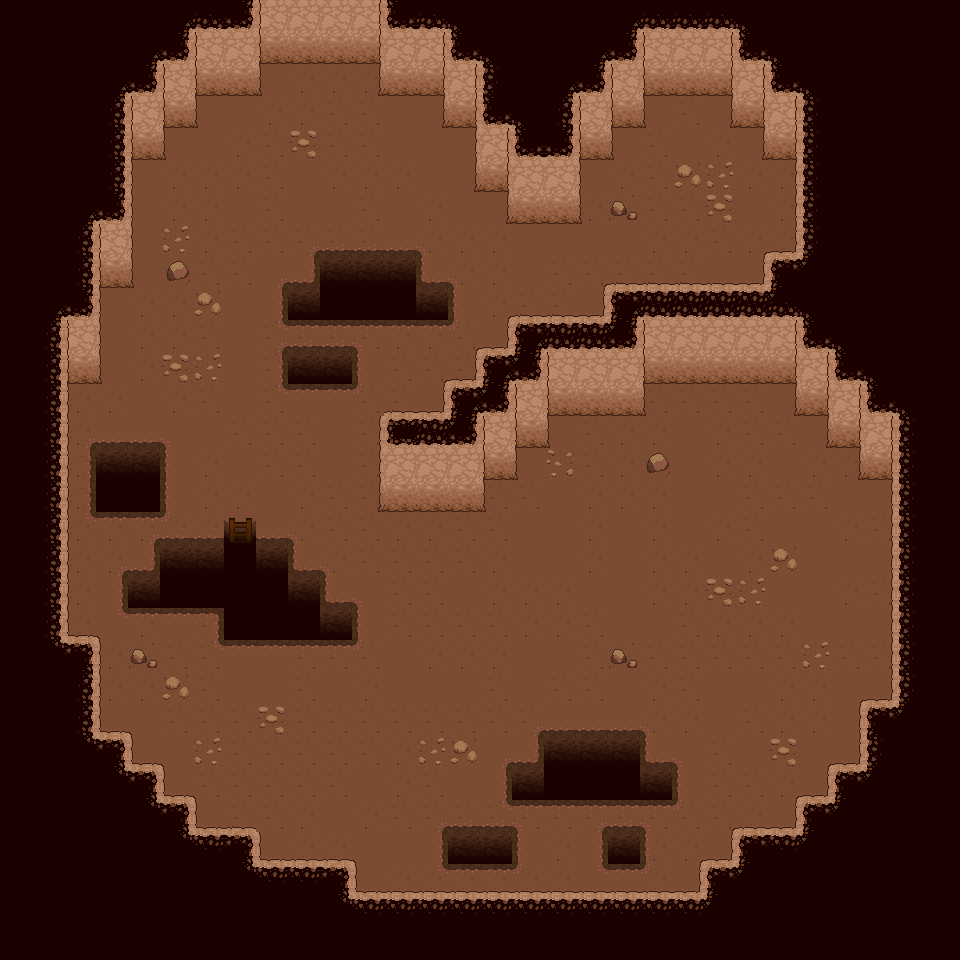

Rendered tile map (Tiled .tmx) drawn with the repository's tilesets; below, a short description and the map source with its tile grids summarised:
An orthogonal 30x30 tile map with 32x32 px tiles, 7 tile layers (black, dirt, walls, edges, ...), 1 hidden layer not drawn, 2 tilesets and 16 objects (7x rock, 6x slime, treasure_chest, robot_spawn, cave_choice).

<map version="1.10" tiledversion="1.11.2" orientation="orthogonal" renderorder="right-down" width="30" height="30" tilewidth="32" tileheight="32" infinite="0" nextlayerid="12" nextobjectid="23">
 <tileset firstgid="1" source="cave_tiles_1.3.tsx" />
 <tileset firstgid="26" source="ladder.tsx" />
 <layer id="1" name="black" width="30" height="30">
  <data>[900 cells, 900 non-empty, 1 distinct tile ids]</data>
 </layer>
 <layer id="2" name="dirt" width="30" height="30">
  <data>[900 cells, 475 non-empty, 9 distinct tile ids]</data>
 </layer>
 <layer id="3" name="walls" width="30" height="30">
  <data>[900 cells, 78 non-empty, 2 distinct tile ids]</data>
 </layer>
 <layer id="4" name="edges" width="30" height="30">
  <data>[900 cells, 151 non-empty, 4 distinct tile ids]</data>
 </layer>
 <layer id="5" name="boundary edges" width="30" height="30">
  <data>[900 cells, 242 non-empty, 8 distinct tile ids]</data>
 </layer>
 <layer id="6" name="boundary corners/touch-ups" width="30" height="30">
  <data>[900 cells, 30 non-empty, 5 distinct tile ids]</data>
 </layer>
 <layer id="7" name="ladder" width="30" height="30">
  <data>[900 cells, 2 non-empty, 2 distinct tile ids]</data>
 </layer>
 <layer id="8" name="Collision" width="30" height="30" visible="0">
  <data>[900 cells, 443 non-empty, 1 distinct tile ids]</data>
 </layer>
 <objectgroup id="9" name="Spawns">
  <object id="2" name="rock" x="480" y="512" width="384" height="96">
   <properties>
    <property name="accepted_types" value="brown_rock grey_rock bomb_rock" />
    <property name="spawn_chance" type="float" value="0.6" />
   </properties>
  </object>
  <object id="4" name="rock" x="672" y="640" width="160" height="96">
   <properties>
    <property name="accepted_types" value="brown_rock grey_rock" />
    <property name="spawn_chance" type="float" value="0.6" />
   </properties>
  </object>
  <object id="5" name="rock" x="288" y="640" width="224" height="96">
   <properties>
    <property name="accepted_types" value="brown_rock grey_rock" />
    <property name="spawn_chance" type="float" value="0.6" />
   </properties>
  </object>
  <object id="6" name="rock" x="160.917" y="415.75" width="190" height="96">
   <properties>
    <property name="accepted_types" value="brown_rock grey_rock" />
    <property name="spawn_chance" type="float" value="0.6" />
   </properties>
  </object>
  <object id="7" name="rock" x="192" y="160" width="256" height="96">
   <properties>
    <property name="accepted_types" value="brown_rock grey_rock bomb_rock" />
    <property name="spawn_chance" type="float" value="0.6" />
   </properties>
  </object>
  <object id="8" name="rock" x="448" y="224" width="160" height="96">
   <properties>
    <property name="accepted_types" value="brown_rock grey_rock" />
    <property name="spawn_chance" type="float" value="0.6" />
   </properties>
  </object>
  <object id="9" name="rock" x="258" y="768" width="160" height="96">
   <properties>
    <property name="accepted_types" value="brown_rock grey_rock" />
    <property name="spawn_chance" type="float" value="0.6" />
   </properties>
  </object>
  <object id="10" name="treasure_chest" x="672.182" y="191.909" width="32" height="32">
   <properties>
    <property name="accepted_types" value="treasure_chest" />
    <property name="spawn_chance" type="float" value="1" />
   </properties>
  </object>
  <object id="11" name="slime" x="192" y="672" width="32" height="32">
   <properties>
    <property name="accepted_types" value="slime" />
    <property name="count" type="int" value="1" />
    <property name="spawn_chance" type="float" value="0.5" />
   </properties>
  </object>
  <object id="12" name="slime" x="384" y="544" width="32" height="32">
   <properties>
    <property name="accepted_types" value="slime" />
    <property name="count" type="int" value="1" />
    <property name="spawn_chance" type="float" value="1" />
   </properties>
  </object>
  <object id="13" name="slime" x="576" y="672" width="32" height="32">
   <properties>
    <property name="accepted_types" value="slime" />
    <property name="count" type="int" value="1" />
    <property name="spawn_chance" type="float" value="0.5" />
   </properties>
  </object>
  <object id="14" name="slime" x="160" y="320" width="32" height="32">
   <properties>
    <property name="accepted_types" value="slime" />
    <property name="count" type="int" value="1" />
    <property name="spawn_chance" type="float" value="1" />
   </properties>
  </object>
  <object id="15" name="slime" x="384" y="352" width="32" height="32">
   <properties>
    <property name="accepted_types" value="slime" />
    <property name="count" type="int" value="5" />
    <property name="spawn_chance" type="float" value="1" />
   </properties>
  </object>
  <object id="16" name="slime" x="320" y="96" width="32" height="32">
   <properties>
    <property name="accepted_types" value="slime" />
    <property name="count" type="int" value="5" />
    <property name="spawn_chance" type="float" value="1" />
   </properties>
  </object>
 </objectgroup>
 <objectgroup id="11" name="robot">
  <object id="22" name="robot_spawn" x="706.667" y="417.333" width="32" height="32">
   <properties>
    <property name="accepted_types" value="" />
    <property name="spawn_chance" value="1" />
   </properties>
  </object>
 </objectgroup>
 <objectgroup id="10" name="Transitions">
  <object id="17" type="cave_choice" x="224.5" y="505" width="31.5" height="36">
   <properties>
    <property name="spawn_x" type="int" value="0" />
    <property name="spawn_y" type="int" value="0" />
    <property name="target_map" value="cave_choice.tmx" />
   </properties>
  </object>
 </objectgroup>
</map>
